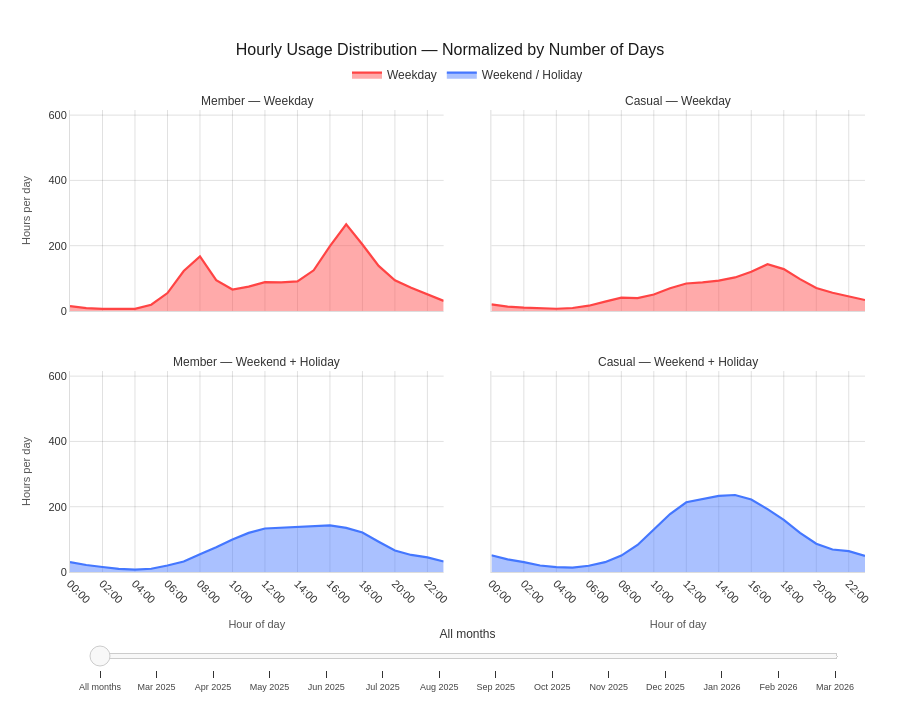

Notebook code for this chart:
### Code cell
import plotly.graph_objects as go
from plotly.subplots import make_subplots
import numpy as np
import pandas as pd
import datetime
import time

t0 = time.time()

# ── Visual constants — match static hourly chart (cell 17) exactly ────────────
# Colors: #ff4444 = weekday (red), #4477ff = weekend (blue)  — same as cell 17
# Fill alpha 0.45 — same as cell 17 fill_between alpha
FONT_FAMILY = 'Arial, sans-serif'

COLOR_LINE = {
    'weekday_member': '#ff4444',
    'weekday_casual': '#ff4444',
    'weekend_member': '#4477ff',
    'weekend_casual': '#4477ff',
}
COLOR_FILL = {
    'weekday_member': 'rgba(255, 68,  68, 0.45)',
    'weekday_casual': 'rgba(255, 68,  68, 0.45)',
    'weekend_member': 'rgba( 68,119, 255, 0.45)',
    'weekend_casual': 'rgba( 68,119, 255, 0.45)',
}
SUBPLOT_LABELS = {
    'weekday_member': 'Member — Weekday',
    'weekday_casual': 'Casual — Weekday',
    'weekend_member': 'Member — Weekend + Holiday',
    'weekend_casual': 'Casual — Weekend + Holiday',
}
GROUP_NAMES = ['weekday_member', 'weekday_casual', 'weekend_member', 'weekend_casual']
SUBPLOT_POS = {
    'weekday_member': (1, 1), 'weekday_casual': (1, 2),
    'weekend_member': (2, 1), 'weekend_casual': (2, 2),
}


# ── Helpers ───────────────────────────────────────────────────────────────────
def ensure_group_id(df):
    # Rebuild group_id if it was dropped by cell 17 cleanup
    if 'group_id' not in df.columns:
        if 'day_cat_simple' not in df.columns:
            df = df.copy()
            df['day_cat_simple'] = np.where(
                df['day_category'] == 'weekday', 'weekday', 'weekend'
            )
        df['group_id'] = (
            df['day_cat_simple'].map({'weekday': 0, 'weekend': 2}) +
            df['member_casual'].map({'member': 0, 'casual': 1})
        ).astype(np.int32)
    return df


def compute_hourly_profile(df_subset):
    # Return {group_name: array(24) h/day} for a dataframe subset.
    # Reuses sum_minutes_all_groups (Numba JIT) defined in cell 17.
    if df_subset.empty:
        return {name: np.zeros(24) for name in GROUP_NAMES}
    start_min = (
        df_subset['started_at'].dt.hour * 60 +
        df_subset['started_at'].dt.minute
    ).values.astype(np.int32)
    durations = df_subset['trip_duration'].values.astype(np.float64)
    group_ids = df_subset['group_id'].values.astype(np.int32)
    days_pg = (
        df_subset.groupby('group_id')['ride_date']
        .nunique().reindex(range(4), fill_value=0).values
    )
    totals = sum_minutes_all_groups(start_min, durations, group_ids, 4)
    return {
        name: (totals[g] / days_pg[g] / 60) if days_pg[g] > 0 else np.zeros(24)
        for g, name in enumerate(GROUP_NAMES)
    }


# ── Pre-compute hourly profiles for every month + "All" ──────────────────────
df_work = ensure_group_id(df_clean)

months_sorted = sorted(df_work['started_at'].dt.to_period('M').unique().astype(str))
month_options = ['All'] + months_sorted   # "All" = full-year aggregate

print(f"  Months available : {len(months_sorted)}  "
      f"({months_sorted[0]} -> {months_sorted[-1]})")

profiles = {'All': compute_hourly_profile(df_work)}
for month in months_sorted:
    mask = df_work['started_at'].dt.to_period('M').astype(str) == month
    profiles[month] = compute_hourly_profile(df_work[mask])

# Consistent y-axis ceiling across all months and groups
y_max = max(
    v.max()
    for month_profiles in profiles.values()
    for v in month_profiles.values()
) * 1.12

print(f"  Profiles computed: {len(profiles)}  |  y_max = {y_max:.3f} h/day")


# ── Build Plotly figure ────────────────────────────────────────────────────────
HOURS = list(range(24))
N_OPTS = len(month_options)     # All + 12 months = 13
N_GROUPS = len(GROUP_NAMES)     # 4
N_TRACES = N_OPTS * N_GROUPS * 2  # fill + line per group per option

fig = make_subplots(
    rows=2, cols=2,
    subplot_titles=list(SUBPLOT_LABELS.values()),
    shared_xaxes=True,
    shared_yaxes=True,
    vertical_spacing=0.13,
    horizontal_spacing=0.06,
)

trace_idx = 0
month_trace_map = {}   # month key -> [indices of its data traces]

for month in month_options:
    indices = []
    visible = (month == 'All')   # only "All" visible at start

    for g_name in GROUP_NAMES:
        row, col = SUBPLOT_POS[g_name]
        y_data = profiles[month][g_name]

        # Fill area below curve — matches cell 17 fill_between style
        fig.add_trace(go.Scatter(
            x=HOURS, y=y_data,
            mode='none', fill='tozeroy',
            fillcolor=COLOR_FILL[g_name],
            showlegend=False, visible=visible,
            hoverinfo='skip',
        ), row=row, col=col)
        indices.append(trace_idx); trace_idx += 1

        # Curve line on top
        fig.add_trace(go.Scatter(
            x=HOURS, y=y_data,
            mode='lines',
            line=dict(color=COLOR_LINE[g_name], width=2.2),
            showlegend=False, visible=visible,
            hovertemplate='<b>%{x:02d}:00</b>  %{y:.3f} h/day<extra></extra>',
        ), row=row, col=col)
        indices.append(trace_idx); trace_idx += 1

    month_trace_map[month] = indices

# Legend proxy traces — invisible data, appear in legend only
for label, line_col, fill_col in [
    ('Weekday',           '#ff4444', 'rgba(255, 68,  68, 0.45)'),
    ('Weekend / Holiday', '#4477ff', 'rgba( 68,119, 255, 0.45)'),
]:
    fig.add_trace(go.Scatter(
        x=[None], y=[None], mode='lines',
        line=dict(color=line_col, width=2.2),
        fillcolor=fill_col, fill='tozeroy',
        name=label, showlegend=True, visible=True,
    ))


# ── Slider steps ───────────────────────────────────────────────────────────────
# transition.duration = 0 -> each step updates IMMEDIATELY while dragging.
# For monthly data (13 discrete steps) this gives the real-time response
# requested: the chart changes at every step boundary as the slider is dragged.
def fmt_label(month_str):
    if month_str == 'All':
        return 'All months'
    dt = datetime.datetime.strptime(month_str, '%Y-%m')
    return dt.strftime('%b %Y')

slider_steps = []
for month in month_options:
    # Toggle data traces; legend proxies (last 2) remain always visible
    vis = [i in month_trace_map[month] for i in range(N_TRACES)] + [True, True]
    slider_steps.append(dict(
        label=fmt_label(month),
        method='update',
        args=[{'visible': vis}],
    ))


# ── Layout ────────────────────────────────────────────────────────────────────
fig.update_layout(
    title=dict(
        text='Hourly Usage Distribution — Normalized by Number of Days',
        font=dict(family=FONT_FAMILY, size=16, color='#1a1a1a'),
        x=0.5, xanchor='center',
    ),
    height=710,
    plot_bgcolor='white',
    paper_bgcolor='white',
    font=dict(family=FONT_FAMILY, size=11, color='#333333'),
    # Horizontal legend — mirrors cell 17 fig.legend(loc='upper center')
    legend=dict(
        orientation='h',
        x=0.5, xanchor='center',
        y=1.045, yanchor='bottom',
        font=dict(size=12, family=FONT_FAMILY),
        bgcolor='rgba(0,0,0,0)',
        borderwidth=0,
    ),
    # Slider — replaces dropdown; transition.duration=0 gives instant drag-updates
    sliders=[dict(
        active=0,
        currentvalue=dict(
            font=dict(size=12, color='#333333', family=FONT_FAMILY),
            prefix='',
            visible=True,
            xanchor='center',
        ),
        transition=dict(duration=0),
        pad=dict(b=10, t=50),
        len=0.95,
        x=0.025, xanchor='left',
        y=0,     yanchor='top',
        bgcolor='#f8f8f8',
        bordercolor='#cccccc',
        borderwidth=1,
        font=dict(size=9, color='#444444', family=FONT_FAMILY),
        steps=slider_steps,
    )],
    margin=dict(t=110, b=135, l=70, r=35),
)

# Axes — aligned with cell 17 (light grid alpha 0.3, clean hour labels)
tick_h = list(range(0, 24, 2))
for row in [1, 2]:
    for col in [1, 2]:
        fig.update_xaxes(
            title_text='Hour of day' if row == 2 else '',
            title_font=dict(size=11, color='#555555'),
            tickvals=tick_h,
            ticktext=[f'{h:02d}:00' for h in tick_h],
            tickangle=45,
            gridcolor='rgba(0,0,0,0.12)',
            showline=True, linecolor='#dddddd', mirror=False,
            zeroline=False,
            row=row, col=col,
        )
        fig.update_yaxes(
            title_text='Hours per day' if col == 1 else '',
            title_font=dict(size=11, color='#555555'),
            range=[0, y_max],
            gridcolor='rgba(0,0,0,0.12)',
            showline=True, linecolor='#dddddd', mirror=False,
            zeroline=False,
            row=row, col=col,
        )

# Subplot title style: size 12, bold, matches cell 17 subplot titles
for ann in fig.layout.annotations[:4]:
    ann.update(font=dict(size=12, color='#333333', family=FONT_FAMILY))

fig.write_html('../reports/cyclistic_hourly_interactive.html')
fig.show()

print(f"[OK] Saved: ../reports/cyclistic_hourly_interactive.html")
print(f"     Slider: {len(slider_steps)} steps  |  "
      f"Traces: {N_TRACES} data + 2 legend = {N_TRACES + 2}")
print(f"     [{time.time()-t0:.1f}s]")
